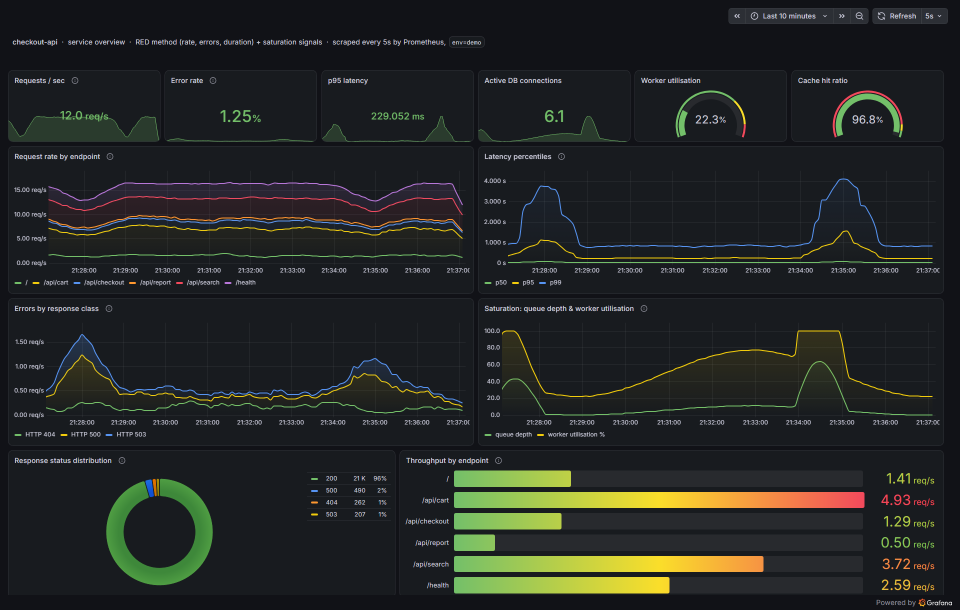
#> input picture gallery/01-dashboard.png, 1920 x 1220 px (shown at 1/2 size)
$ python build_gig_assets.py
#> lines starting #> are read from the running program, lines starting #| are printed output that depends on the picture
#!/usr/bin/env python3
"""
build_gig_assets.py -- turns the full-resolution screenshots into Fiverr-ready
gig images.

Fiverr's recommended gig image is 1280x769 (they crop to various aspect ratios
for the carousel and the search thumbnail, so getting the aspect right up front
avoids losing content).

Full-resolution originals stay in gallery/ for Upwork, a portfolio site, or any
other use where a bigger image is wanted.

Run:  python build_gig_assets.py
"""

import os
import sys

from PIL import Image

TARGET = (1280, 769)          # Fiverr recommendation
RESAMPLE = Image.LANCZOS

HERE = os.path.dirname(os.path.abspath(__file__))
ROOT = os.path.normpath(os.path.join(HERE, ".."))
GALLERY = os.path.join(ROOT, "gallery")
OUT = os.path.join(ROOT, "gig-assets")

# source file -> output name, anchor
# anchor decides which edge keeps its content when the aspect needs trimming.
# The dashboard has a time picker at the very top, so it must anchor to the top.
JOBS = [
    ("01-dashboard.png",    "01-dashboard.png",    "Grafana dashboard",   "top"),
    ("02-architecture.png", "02-architecture.png", "Architecture diagram", "center"),
    ("03-alert-rules.png",  "03-alert-rules.png",  "Alert rules",          "center"),
]


def cover_crop(im, target, anchor="center"):
    """Scale so the image covers target, then crop on the chosen axis.

    No letterboxing: the result always fills the frame exactly.
    """
    tw, th = target
    sw, sh = im.size
    scale = max(tw / sw, th / sh)
    nw, nh = max(tw, round(sw * scale)), max(th, round(sh * scale))
    im = im.resize((nw, nh), RESAMPLE)

    left = (nw - tw) // 2
    if anchor == "top":
        top = 0                      # keep the header, drop from the bottom
    elif anchor == "bottom":
        top = nh - th
    else:
        top = (nh - th) // 2
    return im.crop((left, top, left + tw, top + th))


def main():
    os.makedirs(OUT, exist_ok=True)
    failures = []

    print(f"target {TARGET[0]}x{TARGET[1]}  (aspect {TARGET[0]/TARGET[1]:.4f})\n")

    for src_name, dst_name, label, anchor in JOBS:
        src = os.path.join(GALLERY, src_name)
        if not os.path.exists(src):
            failures.append(f"{src_name}: missing")
            continue

        im = Image.open(src).convert("RGB")
#> im is the input picture: PIL image 1920x1220 RGB; mean R, G, B 35.2, 38.2, 36.2
        before = im.size
#> before = (1920, 1220)
        out = cover_crop(im, TARGET, anchor)
#> in cover_crop, `im = im.resize((nw, nh), RESAMPLE)`:
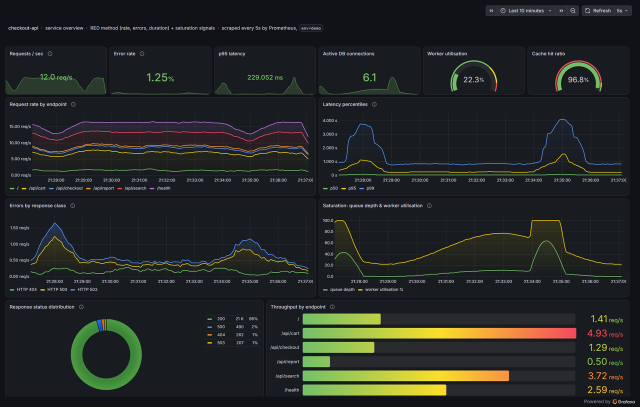
#> im: PIL image 1280x813 RGB (shown at 1/2 size); mean R, G, B 35.2, 38.2, 36.1
#> in cover_crop, `return im.crop((left, top, left + tw, top + th))`:
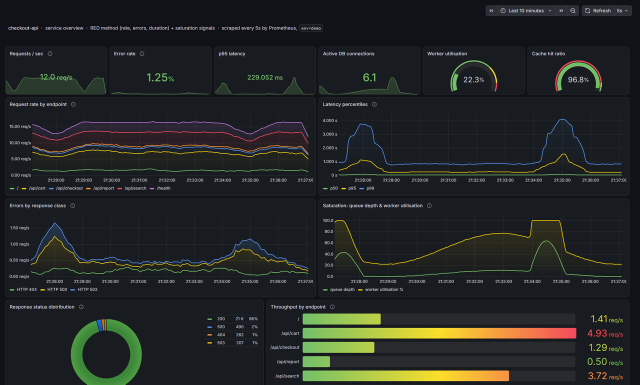
#> returned value: PIL image 1280x769 RGB (shown at 1/2 size); mean R, G, B 34.7, 37.6, 36.2
        dst = os.path.join(OUT, dst_name)
        out.save(dst, "PNG", optimize=True)

        kb = os.path.getsize(dst) / 1024
        print(f"{label:<20} {before[0]}x{before[1]}  ->  {out.size[0]}x{out.size[1]}"
              f"   {kb:6.0f} KB   anchor={anchor:<6} {dst_name}")
#| Grafana dashboard    1920x1220  ->  1280x769      338 KB   anchor=top    01-dashboard.png

        # Fiverr rejects anything over 5 MB
        if kb > 5000:
            failures.append(f"{dst_name}: {kb/1024:.1f} MB exceeds Fiverr's 5 MB limit")

    print()
    if failures:
        for f in failures:
            print(f"FAIL  {f}", file=sys.stderr)
        return 1

    print(f"OK - {len(JOBS)} images written to gig-assets/")
    return 0


if __name__ == "__main__":
    sys.exit(main())
#> (the program exits here)
